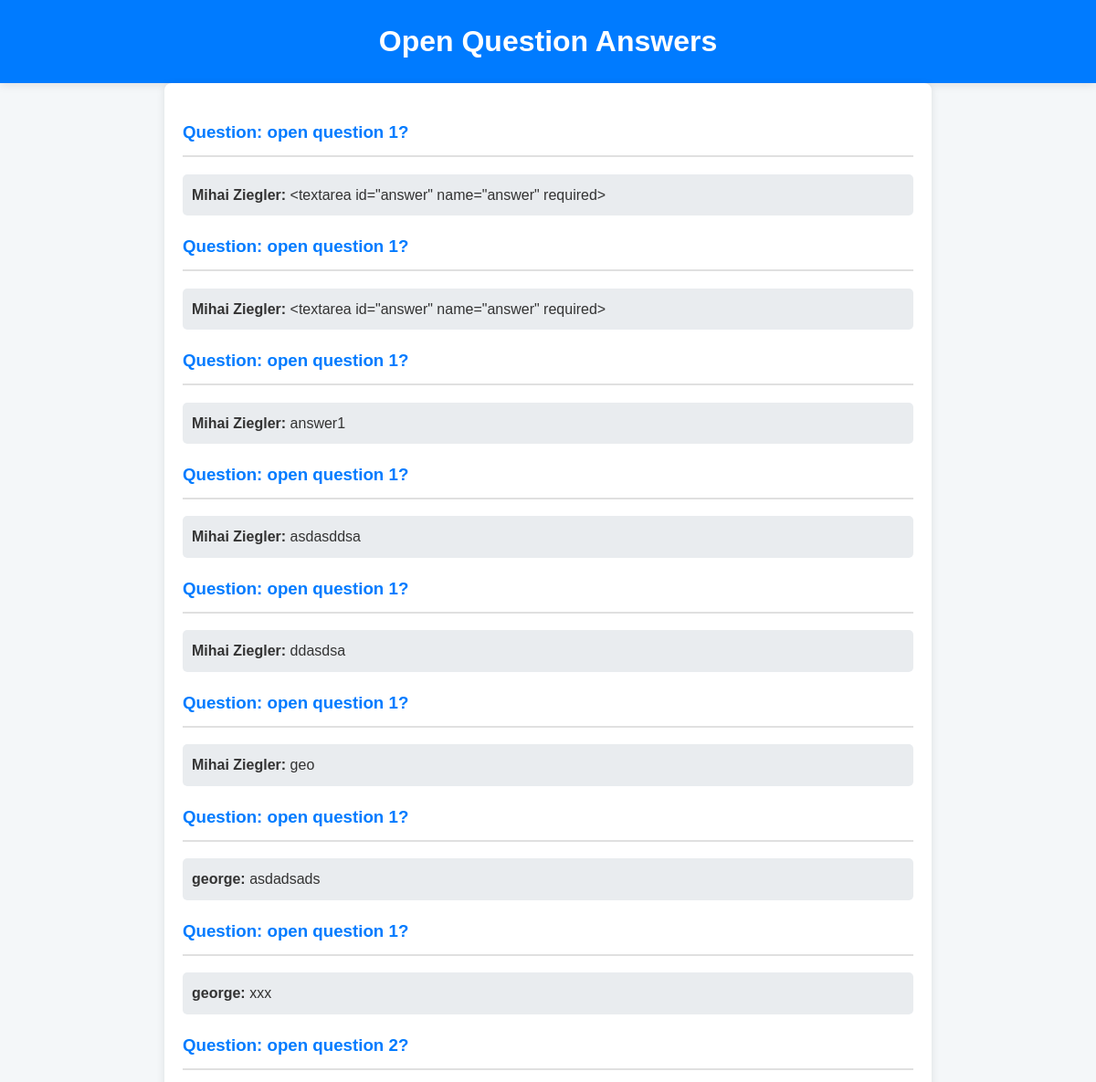
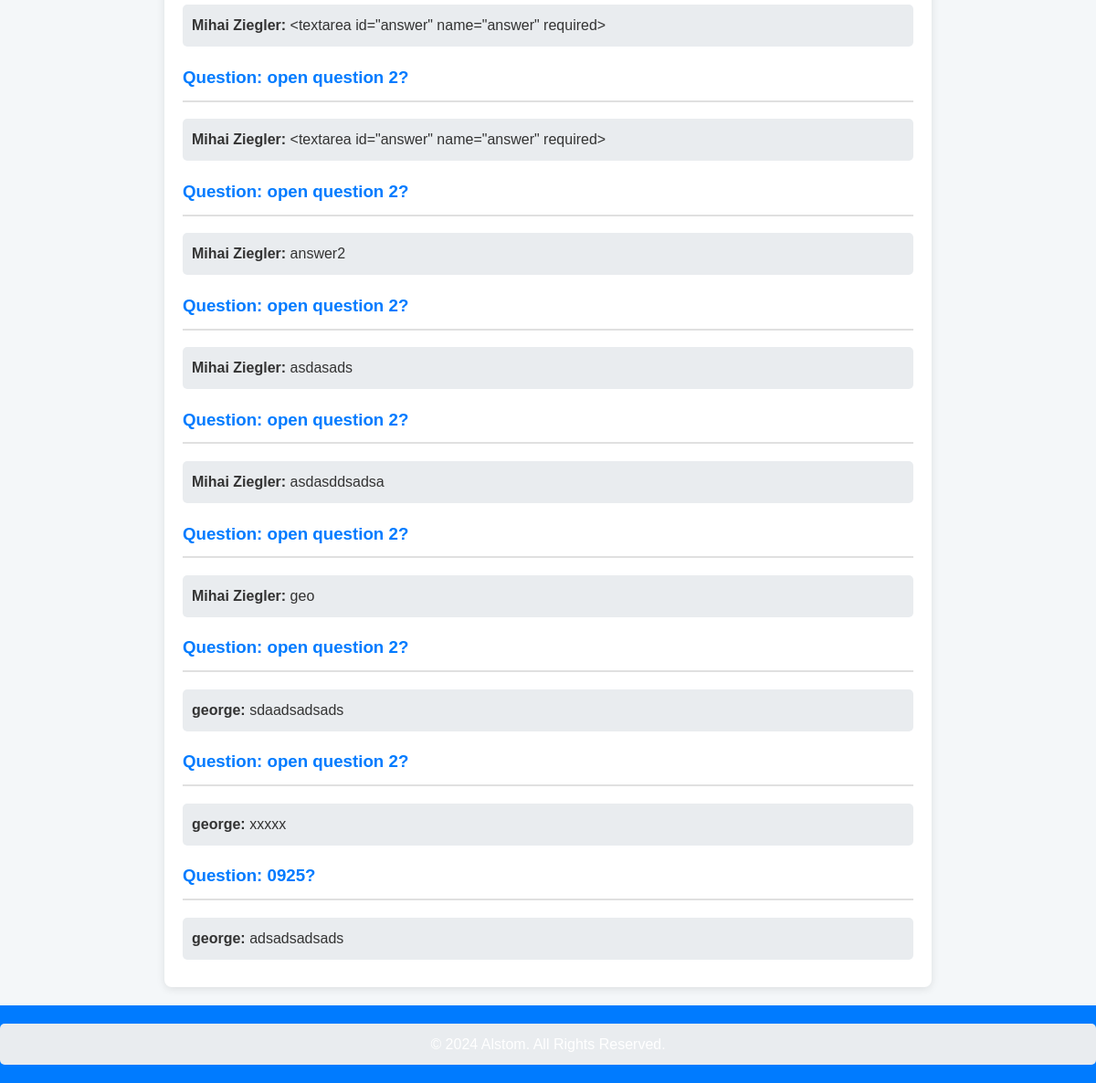
The app's page /open_question/messages (signed in) with its own data (2 pictures, top to bottom).
### app.py (models this page shows, shortened)
class OpenQuestion(db.Model):
    __tablename__ = 'open_questions'
    id = db.Column(db.Integer, primary_key=True)
    text = db.Column(db.Text, nullable=False)  # The question text
    created_at = db.Column(db.DateTime, default=datetime.datetime.utcnow)

class User(db.Model, UserMixin):
    id = db.Column(db.Integer, primary_key=True)
    username = db.Column(db.String(150), nullable=False, unique=True)
    password = db.Column(db.String(150), nullable=False)
    email = db.Column(db.String(150), unique=True, nullable=True)
    is_confirmed = db.Column(db.String(150), nullable=True)
    confirmed_on = db.Column(db.DateTime, nullable=True)
    user_type = db.Column(db.String(150), nullable=False)

class UserOpenAnswer(db.Model):
    id = db.Column(db.Integer, primary_key=True)
    question_id = db.Column(db.Integer, db.ForeignKey('open_questions.id'), nullable=False)
    user_id = db.Column(db.Integer, db.ForeignKey('user.id'), nullable=False)
    answer = db.Column(db.String(1000), nullable=False)  # Ensure 'answer' is a string field
    created_at = db.Column(db.DateTime, default=datetime.datetime.utcnow)

### app.py (the view)
@app.route('/open_question/messages', methods=['GET'])
@login_required
def open_question_messages():
    questions_with_answers = db.session.query(OpenQuestion, UserOpenAnswer, User) \
        .outerjoin(UserOpenAnswer, OpenQuestion.id == UserOpenAnswer.question_id) \
        .outerjoin(User, User.id == UserOpenAnswer.user_id) \
        .all()
    return render_template('answers_open_messages.html', questions_with_answers=questions_with_answers)

### app.py (called while the page is built)
@login_manager.user_loader
def load_user(user_id):
    return db.session.get(User, int(user_id))

### templates/answers_open_messages.html (shortened to what this page needs)
<!DOCTYPE html><html lang="en"><head><meta charset="UTF-8"><meta name="viewport" content="width=device-width, initial-scale=1.0"><title>Open Question Messages</title>
</head>
<body>
    <header>
      <h1>Open Question Answers</h1>
    </header>
    <main>
      <div>
        {% for question, answer, user in questions_with_answers %}
          <h3>Question: {{ question.text }}</h3>
          {% if answer %}
            <p>
              <strong>{{ user.username }}:</strong> {{ answer.answer }}
            </p>
          {% else %}
            <p class="no-answer">
              <strong>No answers yet for this question.</strong>
            </p>
          {% endif %}
        {% endfor %}
      </div>
    </main>
    <footer>
      <p>&copy; 2024 Alstom. All Rights Reserved.</p>
    </footer>
</body>
</html>

### templates/answers_open_messages.html (style rules this page uses)
body { font-family: 'Arial', sans-serif; margin: 0; padding: 0; background-color: #f4f7f9; color: #333; line-height: 1.6; }
header { background: #007bff; color: #fff; padding: 20px; text-align: center; box-shadow: 0 2px 10px rgba(0, 0, 0, 0.1); }
h1 { margin: 0; }
main { padding: 20px; max-width: 800px; margin: auto; background: #fff; border-radius: 8px; box-shadow: 0 2px 10px rgba(0, 0, 0, 0.1); }
h3 { color: #007bff; border-bottom: 2px solid #e0e0e0; padding-bottom: 10px; }
p { background: #e9ecef; border-radius: 5px; padding: 10px; margin: 10px 0; }
footer { text-align: center; padding: 10px 0; background: #007bff; color: #fff; position: relative; bottom: 0; width: 100%; margin-top: 20px; }

### records on screen
OpenQuestion: text "open question 1?", username "Mihai Ziegler", answer "<textarea id=\"answer\" name=\"answer\" required>", answer "answer1", answer "asdasddsa", answer "ddasdsa", answer "geo", username "george", answer "asdadsads", answer "xxx"
OpenQuestion: text "open question 2?", username "Mihai Ziegler", answer "<textarea id=\"answer\" name=\"answer\" required>", answer "answer2", answer "asdasads", answer "asdasddsadsa", answer "geo", username "george", answer "sdaadsadsads", answer "xxxxx"
OpenQuestion: text "0925?", username "george", answer "adsadsadsads"
